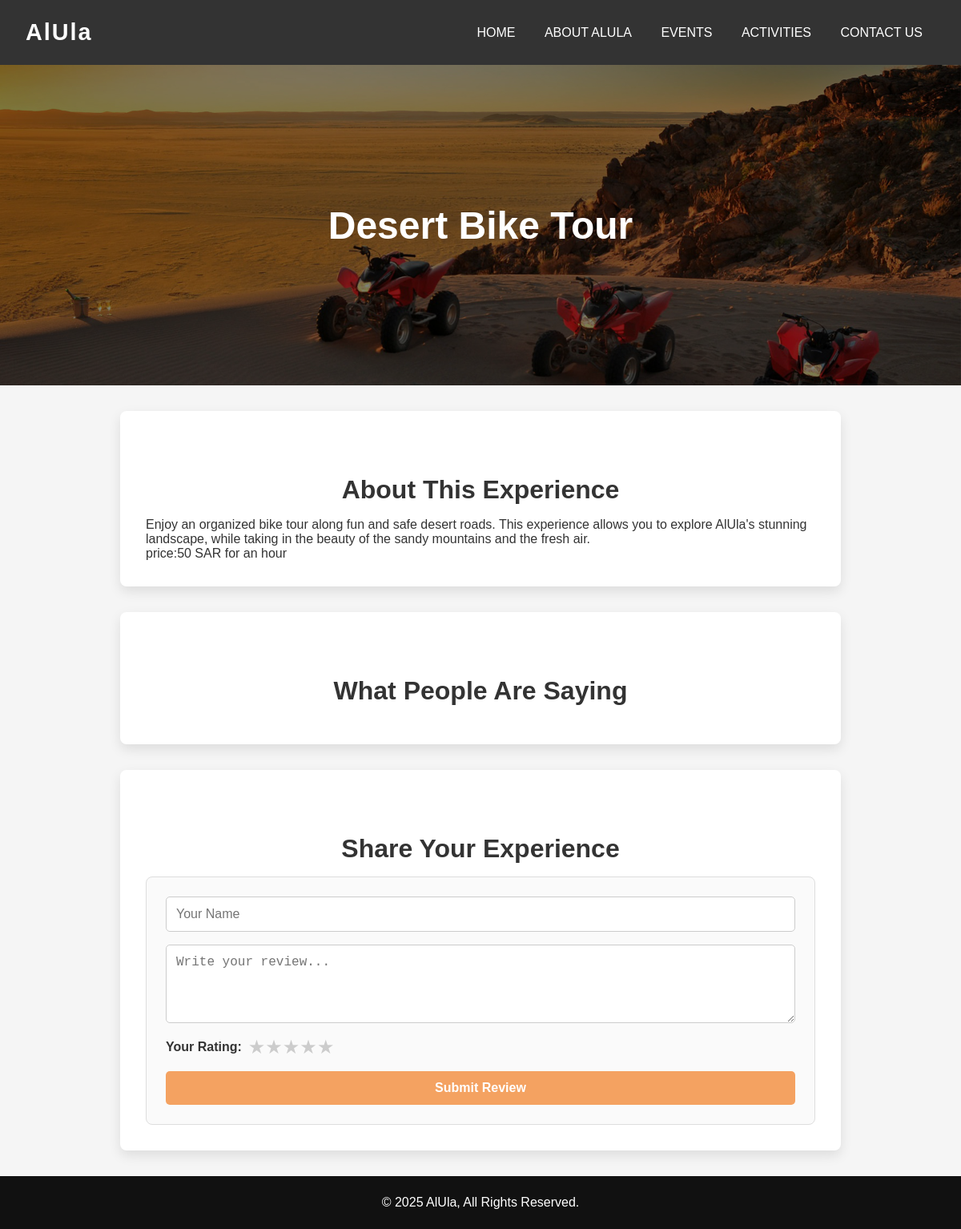
The page /item.php?type=activity&id=11 on the database its author committed.
### tables this page shows
CREATE TABLE `activities` (
  `ID` int(11) NOT NULL,
  `title` varchar(255) NOT NULL,
  `description` text NOT NULL,
  `image` varchar(255) DEFAULT NULL,
  `categoryID` int(11) NOT NULL
);

### item.php (the view, shortened to what this page needs)
<?php
$conn = new mysqli('localhost', 'root', '', 'alula');
$item_id = $_GET['id'] ?? null;
$type = $_GET['type'] ?? 'activity';
if ($item_id) {
    if ($type === 'event') {
        $sql = "SELECT * FROM events WHERE ID = ?";
    } else {
        $sql = "SELECT * FROM activities WHERE ID = ?";
    }
    $stmt = $conn->prepare($sql);
    $stmt->bind_param("i", $item_id);
    $stmt->execute();
    $result = $stmt->get_result();
    if ($result->num_rows > 0) {
        $event = $result->fetch_assoc();
    } else {
        die("Not found.");
    }
} else {
    die("Invalid ID.");
}
?>
<!DOCTYPE html>
<html lang="en">
<head>
  <link rel="stylesheet" href="styles.css" />
</head>
<body>
  <header class="header">
    <div class="logo"> AlUla</div>
    <nav class="nav">
      <a href="index.php">Home</a>
      <a href="About.php">About AlUla</a>
      <a href="events.php">Events</a>
      <a href="Activities.php">Activities</a>
      <a href="contact.php">Contact Us</a>
    </nav>
  </header>
  <section class="hero">
    <div class="overlay"></div>
    <div class="hero-content">
      <h1><?= htmlspecialchars($event['title']) ?></h1>
    </div>
  </section>
  <section class="section event-details">
    <h2 class="section-title">About This Experience</h2>
    <p class="event-description">
      <?= nl2br(htmlspecialchars($event['description'])) ?>
    </p>
  </section>
  <section class="section reviews">
    <h2 class="section-title">What People Are Saying</h2>
  </section>
  <section class="section add-review">
    <h2 class="section-title">Share Your Experience</h2>
    <form action="submitR.php" method="POST" class="review-form" style="display: flex; flex-direction: column; gap: 1rem; background: #fafafa; padding: 1.5rem; border-radius: 8px; border: 1px solid #ddd;">
  <input type="text" name="author_name" placeholder="Your Name" required style="padding: 0.75rem; border: 1px solid #ccc; border-radius: 5px;">
  <textarea name="body" placeholder="Write your review..." rows="4" required style="padding: 0.75rem; border: 1px solid #ccc; border-radius: 5px; resize: vertical;"></textarea>
  <div style="display: flex; align-items: center; gap: 0.5rem;">
    <label style="font-weight: bold;">Your Rating:</label>
    <div class="star-rating" style="display: flex; flex-direction: row-reverse;">
      <input type="radio" name="rating" value="5" id="star5"><label for="star5">&#9733;</label>
      <input type="radio" name="rating" value="4" id="star4"><label for="star4">&#9733;</label>
      <input type="radio" name="rating" value="3" id="star3"><label for="star3">&#9733;</label>
      <input type="radio" name="rating" value="2" id="star2"><label for="star2">&#9733;</label>
      <input type="radio" name="rating" value="1" id="star1"><label for="star1">&#9733;</label>
    </div>
  </div>
  <button type="submit" style="background-color: #f4a261; color: #fff; padding: 0.75rem; border: none; border-radius: 5px; font-weight: bold; cursor: pointer;">Submit Review</button>
</form>
  </section>
  <footer>
    <p>© 2025 AlUla, All Rights Reserved.</p>
  </footer>
</body>
</html>

### styles.css (style rules this page uses)
* { margin: 0; padding: 0; box-sizing: border-box; }
body { margin: 0; font-family: Arial, sans-serif; background-color: #f5f5f5; color: #333; }
.header { background-color: #333; color: white; padding: 1.5rem 2rem; display: flex; justify-content: space-between; align-items: center; box-shadow: 0 4px 10px rgba(0, 0, 0, 0.2); }
.logo { font-size: 1.8rem; font-weight: bold; letter-spacing: 2px; }
.nav a { color: white; margin: 0 1rem; text-decoration: none; text-transform: uppercase; font-weight: 500; }
.hero { height: 60vh; background-image: url('https://img.freepik.com/premium-photo/maraya-alula-saudi-arabia-mirrored-building-middle-desert_1199132-23875.jpg'); background-size: cover; background-position: center; position: relative; display: flex; align-items: center; justify-content: center; text-align: center; padding: 0 20px; }
.overlay { position: absolute; top: 0; left: 0; width: 100%; height: 100%; background: rgba(0, 0, 0, 0.5); }
.hero-content { position: relative; z-index: 1; color: white }
.section-title { text-align: center; margin: 3rem 0 1.5rem; font-size: 2.5rem; color: #333; font-weight: 600; }
footer { text-align: center; padding: 1.5rem; background-color: #333; color: white; margin-top: 2rem; }

### rows shown on the page
activities: title "Desert Bike Tour", description "Enjoy an organized bike tour along fun and safe desert roads. This experience allows you to explore AlUla's stunning landscape, while taking in the beauty of the sandy mountains and the fresh air. price:50 SAR for an hour"
